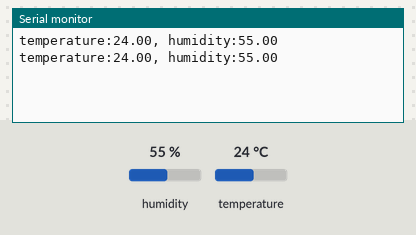
Simulated run of this sketch. Board: Arduino Uno, built with avr-gcc and run on an emulated ATmega328P. Shown: the last lines printed to the serial monitor. The test bench sets the inputs (shaded band); at power-on: humidity 55 %, temperature 24 °C.

Above: at 4.8 s.
4.9 s: humidity set to 22 %
At 6.8 s:
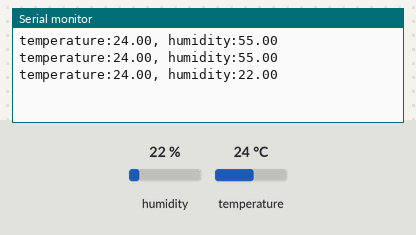
7.9 s: temperature set to 12 °C
At 9.2 s:
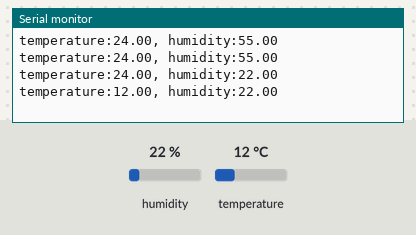
10.9 s: humidity set to 40 %
At 12.8 s:
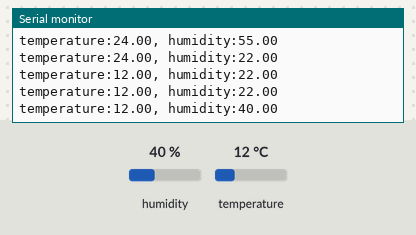
Timing chart, 0 to 14.3 s (numbered marks = the images above; inputs shaded):
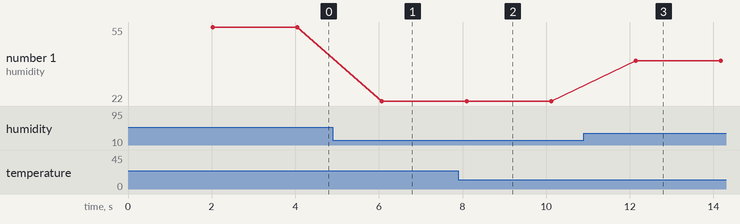

Measured:
- after the input at 4.9 s, the serial monitor: prints a new line after 1.2 s (image 1)
- after the input at 7.9 s, the serial monitor: prints a new line after 0.20 s (image 2)
- after the input at 10.9 s, the serial monitor: prints a new line after 1.2 s (image 3)
- plotted number 1: 55 → 22 after the input at 4.9 s, 22 → 40 after the input at 10.9 s

The sketch:

DHT11sensorSketch.ino
```cpp
#include <DHT.h>

#define DHTPIN 2
#define DHTTYPE DHT11

DHT dht(DHTPIN, DHTTYPE);

void setup() {
  Serial.begin(9600);
  dht.begin();
}

void loop() {
  delay(2000); //change for desired intervall between each reading

  float humidity = dht.readHumidity();
  float temperature = dht.readTemperature();

  if (isnan(humidity) || isnan(temperature)) {
    Serial.println("Error: Failed to read from DHT sensor!");
    return;
  }

  Serial.print("temperature:");
  Serial.print(temperature);
  Serial.print(", humidity:");
  Serial.println(humidity);
}
```
